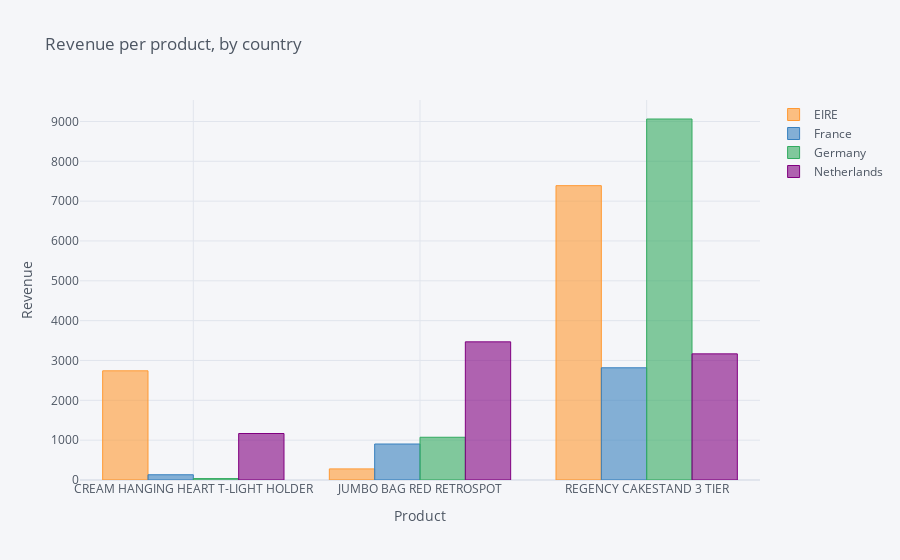

Notebook code for this chart:
### Code cell
revbyProd.iplot(kind='bar', 
                xTitle='Product', 
                yTitle='Revenue', 
                title='Revenue per product, by country', 
                filename='cufflinks/categorical-bar-chart')

### Figure 1 — Plotly figure (JSON) as saved in the notebook; plotly's stock layout.template omitted (floating-point values rounded to 4 significant figures)
{"data": [{"marker": {"color": "rgba(255, 153, 51, 0.6)", "line": {"color": "rgba(255, 153, 51, 1.0)", "width": 1}}, "name": "EIRE", "orientation": "v", "text": "", "type": "bar", "x": ["CREAM HANGING HEART T-LIGHT HOLDER", "JUMBO BAG RED RETROSPOT", "REGENCY CAKESTAND 3 TIER"], "y": [2741.0, 278.7, 7389.0]}, {"marker": {"color": "rgba(55, 128, 191, 0.6)", "line": {"color": "rgba(55, 128, 191, 1.0)", "width": 1}}, "name": "France", "orientation": "v", "text": "", "type": "bar", "x": ["CREAM HANGING HEART T-LIGHT HOLDER", "JUMBO BAG RED RETROSPOT", "REGENCY CAKESTAND 3 TIER"], "y": [131.8, 903.4, 2817.0]}, {"marker": {"color": "rgba(50, 171, 96, 0.6)", "line": {"color": "rgba(50, 171, 96, 1.0)", "width": 1}}, "name": "Germany", "orientation": "v", "text": "", "type": "bar", "x": ["CREAM HANGING HEART T-LIGHT HOLDER", "JUMBO BAG RED RETROSPOT", "REGENCY CAKESTAND 3 TIER"], "y": [35.4, 1073.0, 9062.0]}, {"marker": {"color": "rgba(128, 0, 128, 0.6)", "line": {"color": "rgba(128, 0, 128, 1.0)", "width": 1}}, "name": "Netherlands", "orientation": "v", "text": "", "type": "bar", "x": ["CREAM HANGING HEART T-LIGHT HOLDER", "JUMBO BAG RED RETROSPOT", "REGENCY CAKESTAND 3 TIER"], "y": [1167, 3468, 3166.0]}], "layout": {"legend": {"bgcolor": "#F5F6F9", "font": {"color": "#4D5663"}}, "paper_bgcolor": "#F5F6F9", "plot_bgcolor": "#F5F6F9", "title": {"font": {"color": "#4D5663"}, "text": "Revenue per product, by country"}, "xaxis": {"gridcolor": "#E1E5ED", "showgrid": true, "tickfont": {"color": "#4D5663"}, "title": {"font": {"color": "#4D5663"}, "text": "Product"}, "zerolinecolor": "#E1E5ED"}, "yaxis": {"gridcolor": "#E1E5ED", "showgrid": true, "tickfont": {"color": "#4D5663"}, "title": {"font": {"color": "#4D5663"}, "text": "Revenue"}, "zerolinecolor": "#E1E5ED"}}}
